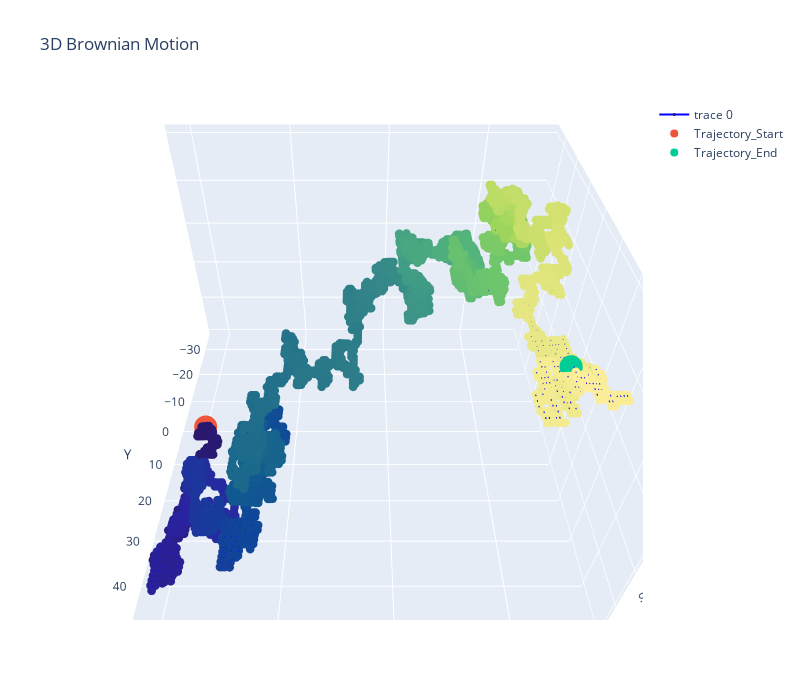

The code cell stored with this chart in its notebook:
### Markdown cell above
#### Gráfica 3D de Movimiento Browniano de dos dimensiones

### Code cell
# 3D Brownian motion plot

# Generate aux z plot
times = np.linspace(0,1, n_steps)

# Crear Figura
plot3d = go.Figure(data=go.Scatter3d(
    x=BW[0], y=BW[1], z=times,
    marker=dict(
        size=3,
        color=times,
        colorscale='haline',
    ),
    line=dict(
        color='blue',
        width=2
    )
))

plot3d.add_trace(go.Scatter3d(
    x = [BW[0][0]],
    y = [BW[1][0]],
    z = [times[0]],
    name="Trajectory_Start",
    mode="markers",
    showlegend = True
))

plot3d.add_trace(go.Scatter3d(
    x = [BW[0][-1]],
    y = [BW[1][-1]],
    z = [times[-1]],
    name="Trajectory_End",
    mode="markers",
    showlegend = True
))

# Posicionar Escena y propiedades
plot3d.update_layout(
    width=800,
    height=700,
    autosize=False,
    title='3D Brownian Motion',
    scene=dict(
        camera=dict(
            up=dict(
                x=0,
                y=0,
                z=1
            ),
            eye=dict(
                x=0,
                y=1.0707,
                z=1,
            )
        ),
        aspectratio = dict( x=1, y=1, z=0.7 ),
        aspectmode = 'manual',
        xaxis_title = 'X',
        yaxis_title = 'Y',
        zaxis_title = 'Z',
    ),
)

plot3d.show()

### Figure 1 — Plotly figure (JSON) as saved in the notebook; plotly's stock layout.template omitted (floating-point values rounded to 4 significant figures; data arrays with more than 128 entries replaced by an {"elided": "..."} marker saying what was removed)
{"data": [{"line": {"color": "blue", "width": 2}, "marker": {"color": {"elided": "10000 float values"}, "colorscale": [[0, "rgb(41, 24, 107)"], [0.09091, "rgb(42, 35, 160)"], [0.1818, "rgb(15, 71, 153)"], [0.2727, "rgb(18, 95, 142)"], [0.3636, "rgb(38, 116, 137)"], [0.4545, "rgb(53, 136, 136)"], [0.5455, "rgb(65, 157, 133)"], [0.6364, "rgb(81, 178, 124)"], [0.7273, "rgb(111, 198, 107)"], [0.8182, "rgb(160, 214, 91)"], [0.9091, "rgb(212, 225, 112)"], [1, "rgb(253, 238, 153)"]], "size": 3}, "type": "scatter3d", "x": {"elided": "10000 int values"}, "y": {"elided": "10000 int values"}, "z": {"elided": "10000 float values"}}, {"mode": "markers", "name": "Trajectory_Start", "showlegend": true, "type": "scatter3d", "x": [0], "y": [0], "z": [0]}, {"mode": "markers", "name": "Trajectory_End", "showlegend": true, "type": "scatter3d", "x": [-150], "y": [39], "z": [1]}], "layout": {"autosize": false, "height": 700, "scene": {"aspectmode": "manual", "aspectratio": {"x": 1, "y": 1, "z": 0.7}, "camera": {"eye": {"x": 0, "y": 1.071, "z": 1}, "up": {"x": 0, "y": 0, "z": 1}}, "xaxis": {"title": {"text": "X"}}, "yaxis": {"title": {"text": "Y"}}, "zaxis": {"title": {"text": "Z"}}}, "title": {"text": "3D Brownian Motion"}, "width": 800}}
